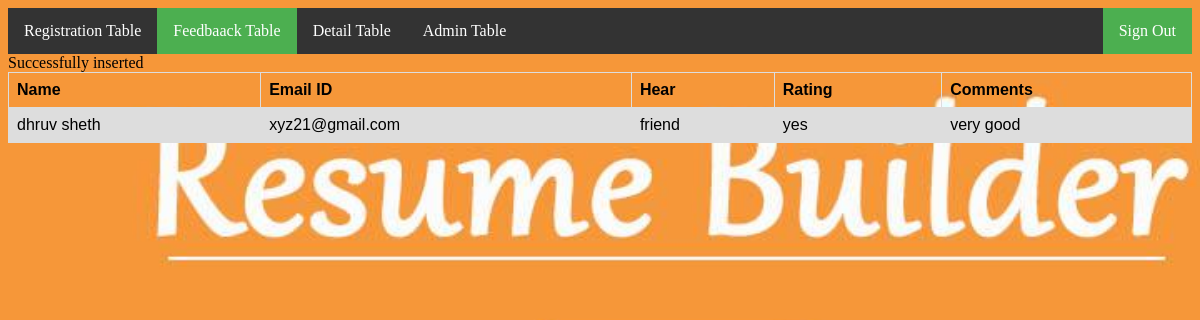
Page /tabledatafeedback.php on the committed database.
### tables this page shows
CREATE TABLE `feedback` (
  `name` varchar(255) NOT NULL,
  `email` varchar(255) NOT NULL,
  `hear` varchar(255) NOT NULL,
  `rating` varchar(255) NOT NULL,
  `comments` varchar(255) NOT NULL
);

### tabledatafeedback.php (the view, shortened to what this page needs)
<html>
<head>
</head>
<body>
<ul>
  <li><a href="tabledatareg.php">Registration Table</a></li>
  <li><a class="active"  href="tabledatafeedback.php">Feedbaack Table</a></li>
  <li><a href="tabledatadetail.php">Detail Table</a></li>
  <li><a href="tabledataadmin.php">Admin Table</a></li>
<li style="float:right"><a class="active" href="home.html">Sign Out</a></li>
</ul>
</body>
<body>
<head>
</head>
<head>
</head>
<?php
include"connect.php";
$query="select * from feedback";
$res=mysqli_query($conn,$query);
?>
<table>
<tr>
    <th>Name</th>
   <th>Email ID</th>
<th>Hear</th>
<th>Rating</th>
<th>Comments</th>
</tr>
<?php
while($row=mysqli_fetch_array($res))
{
echo "<tr>";
echo "<td>".$row['name']."</td>";
echo "<td>".$row['email']."</td>";
echo "<td>".$row['hear']."</td>";
echo "<td>".$row['rating']."</td>";
echo "<td>".$row['comments']."</td>";
echo "</tr>";
}
?>
</table>
</body>
</html>

### tabledatafeedback.php (style rules this page uses)
ul { list-style-type: none; margin: 0; padding: 0; overflow: hidden; background-color: #333; }
li { float: left; }
li a { display: block; color: white; text-align: center; padding: 14px 16px; text-decoration: none; }
.active { background-color: #4CAF50; }
table { font-family: arial, sans-serif; border-collapse: collapse; width: 100%; }
td, th { border: 1px solid #dddddd; text-align: left; padding: 8px; }
tr:nth-child(even) { background-color: #dddddd; }
body { background-image: url('1.jpeg'); background-repeat: no-repeat; background-attachment: fixed; background-size: cover; }

### rows in the picture
feedback: name "dhruv sheth", email "xyz21@gmail.com", hear "friend", rating "yes", comments "very good"
